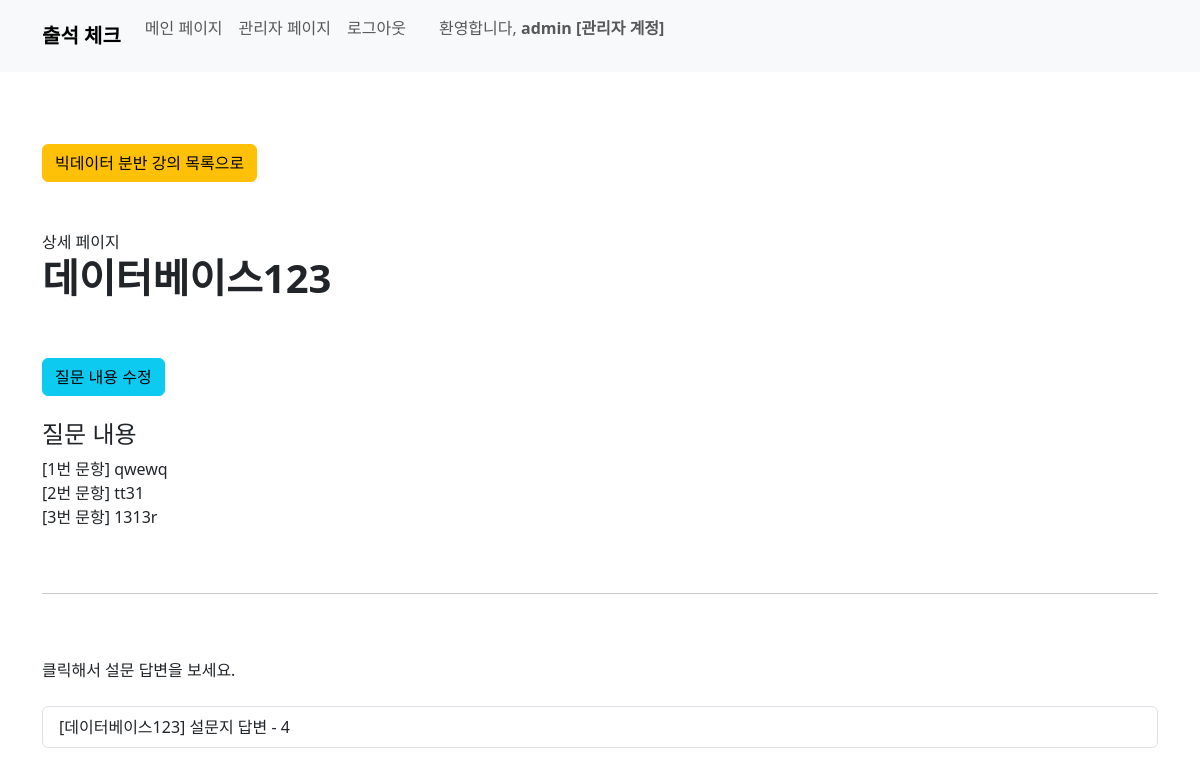
Before: /survey/detail/3/ (signed in) with the older database file.
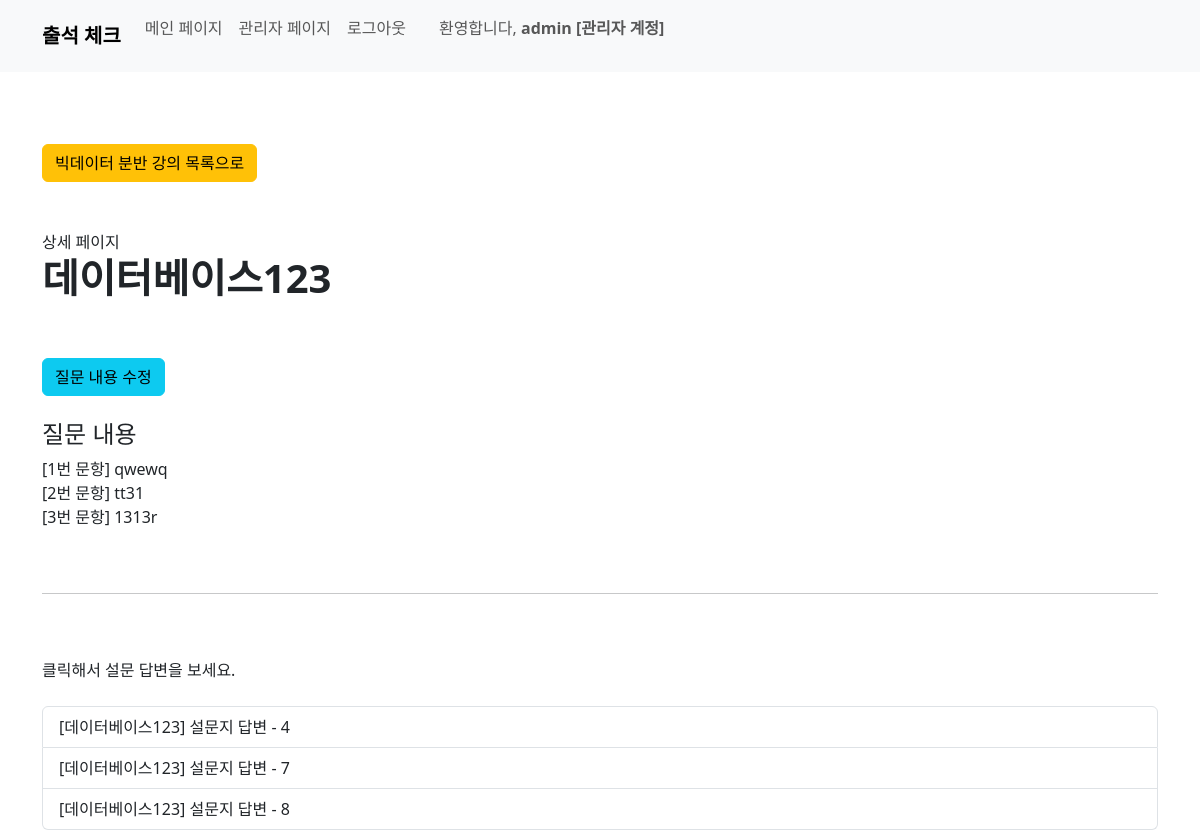
After: the same page with the newer database file.
### survey/models.py (models this page shows, shortened)
class SurveyReply(models.Model):
    student_id = models.ForeignKey(Student, on_delete=models.CASCADE, default=0)
    survey_id = models.ForeignKey(Survey, on_delete=models.CASCADE)
    reply1 = models.TextField()
    reply2 = models.TextField(blank=True)
    reply3 = models.TextField(blank=True)
    submit_survey = models.BooleanField(default=False)
    def __str__(self):
        survey = get_object_or_404(Survey, pk=self.survey_id.pk)
        course = get_object_or_404(Course, pk=survey.course_id.pk)
        return f'[{course.course_name}] 설문지 답변 - {self.pk}'

class Survey(models.Model):
    course_id = models.OneToOneField(Course, on_delete=models.CASCADE)
    question1 = models.CharField(max_length=100)
    question2 = models.CharField(max_length=100, blank=True)
    question3 = models.CharField(max_length=100, blank=True)

### course/models.py (models this page shows, shortened)
class Course(models.Model):
    course_name = models.CharField(max_length=50)
    teacher_name = models.CharField(max_length=20)
    division_name = models.ForeignKey(Division, on_delete=models.CASCADE)
    start_date = models.DateField()
    start_at = models.TimeField()
    end_at = models.TimeField()
    hours = models.IntegerField()

### survey/views.py (the view)
# urls.py: path('detail/<int:pk>/', views.survey_detail, name='survey_detail'),
@user_passes_test(lambda u: u.is_staff, login_url='/') # 권한 없으면 홈으로
def survey_detail(request, pk):
    survey = None
    course = None
    divison = None
    survey_reply = None
    try:
        survey = Survey.objects.get(course_id=pk)
        course = Course.objects.get(pk=survey.course_id.pk)
        division = Division.objects.get(pk=course.division_name_id)
    except Survey.DoesNotExist:
        pass
    except Course.DoesNotExist:
        pass
    if survey is not None:
        survey_reply = SurveyReply.objects.filter(survey_id = survey.pk)
    context = {
        'survey': survey,
        'course': course,
        'division': division,
        'survey_reply': survey_reply,
        }
    return render(request, 'survey/survey_detail.html', context)

### survey/templates/survey/survey_detail.html (shortened to what this page needs)
{% load static %}
{% load django_bootstrap5 %}
{% bootstrap_css %}
<!DOCTYPE html>
<html>
<head>
</head>
<body>
  {% include 'home/navbar.html' %}
  <br><br><br>
    <div class="container">
      <a class="btn btn-warning" href="{% url 'survey:survey_list' division.pk %}" role="button"> {{division.name}} 분반 강의 목록으로 </a>
      <br><br><br>
      상세 페이지
      <h1><b>{{ course.course_name }}</b></h1>
      <br><br>
      <a class="btn btn-info" href="#" role="button">질문 내용 수정</a>
      <br><br>
        <h4> 질문 내용 </h4>
        {% if survey.question1 %}
            [1번 문항] {{ survey.question1 }}
            <br>
        {% else %}
            [1번 문항] 없음
            <br>
        {% endif %}
        {% if survey.question2 %}
            [2번 문항] {{ survey.question2 }}
            <br>
        {% else %}
            [2번 문항] 없음
            <br>
        {% endif %}
        {% if survey.question3 %}
            [3번 문항] {{ survey.question3 }}
            <br>
        {% else %}
            [3번 문항] 없음
            <br>
        {% endif %}
        <br><br>
        <hr>
        <br><br>
        클릭해서 설문 답변을 보세요.
        <br><br>
        <div class="list-group">
            {% for sr in survey_reply %}
              <a href="{% url 'survey:survey_reply_detail' sr.pk %}" class="list-group-item list-group-item-action">
                {{ sr }}
              </a>
            {% endfor %}
        </div>
  </div>
</body>
</html>

Changed rows visible on the page:
added SurveyReply: survey_id+id "[데이터베이스123] 설문지 답변 - 7"
added SurveyReply: survey_id+id "[데이터베이스123] 설문지 답변 - 8"
